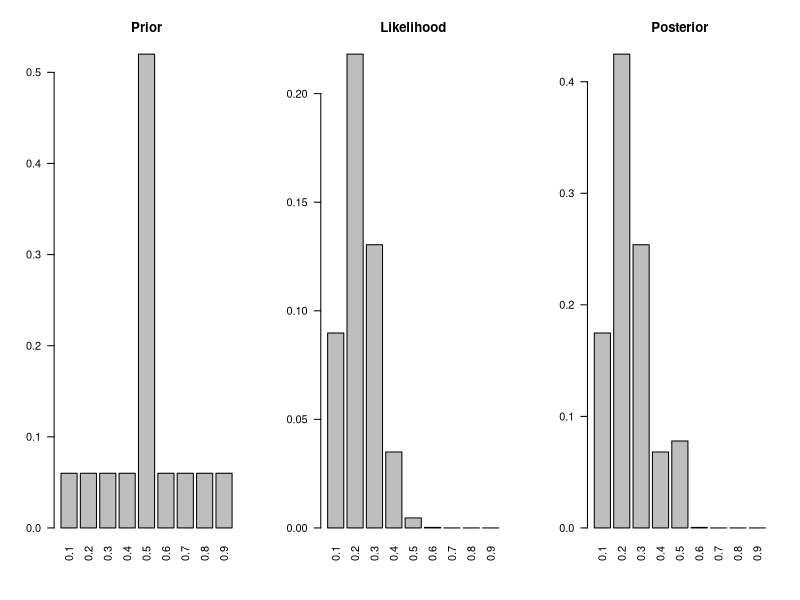
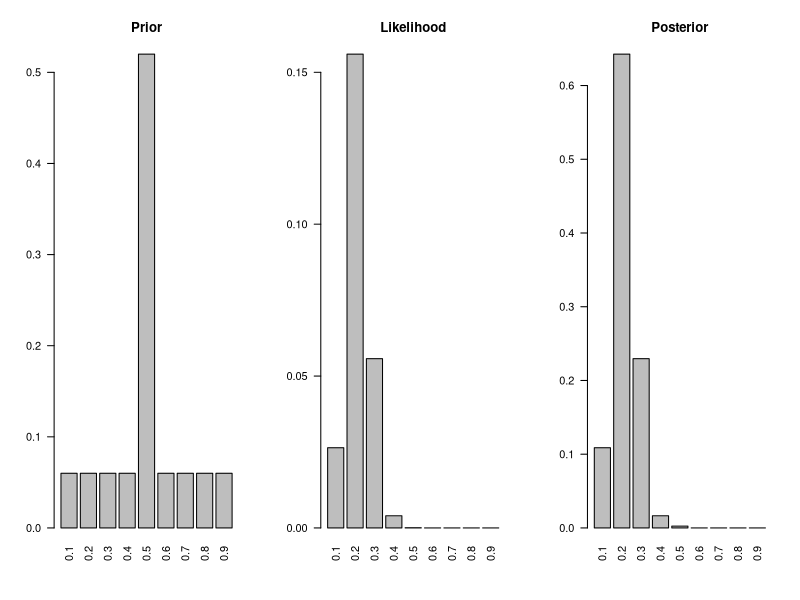
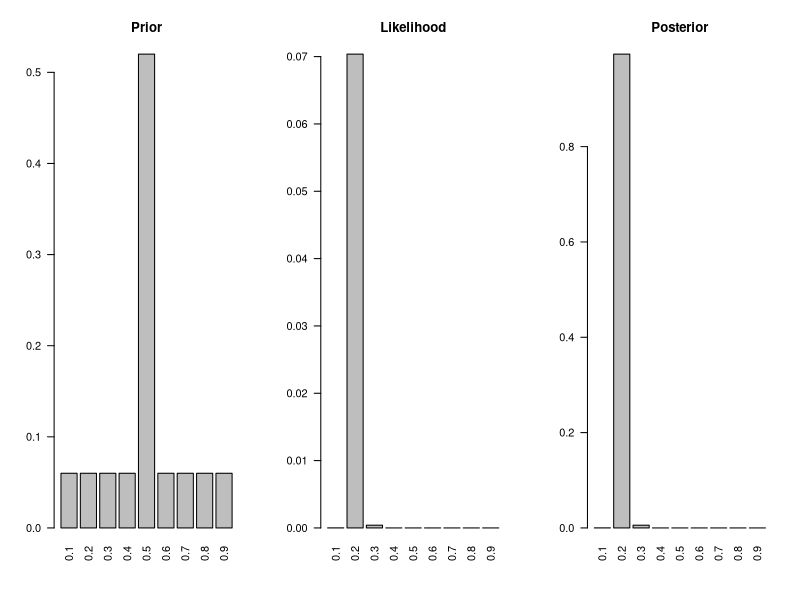

Write R code to recreate these figures, in order.
## ---- chunk 1
sum(dbinom(0:4, size = 20, p = 0.5))
## ---- chunk 2

p <- seq(from=0.1, to=0.9, by=0.1)
prior <- c(rep(0.06, 4), 0.52, rep(0.06, 4))
likelihood <- dbinom(4, size = 20, prob = p)

# posterior
numerator <- prior * likelihood
denominator <- sum(numerator)
posterior <- numerator / denominator
# sum(posterior)

temp <- matrix(c(p,
                 prior,
                 likelihood,
                 numerator,
                 posterior), 
               nrow = 5, byrow = TRUE)
rownames(temp) <- c("Model (p)", "Prior P(model)", 
                    "Likelihood P(data|model)",
                    "P(data|model) x P(model)",
                    "Posterior P(model|data)")

knitr::kable(
  x = temp,
  booktabs = TRUE,
  caption = 'Prior, likelihood, and posterior probabilities for each of the 9 models',
  digits = 4,
  format.args = list(scientific = FALSE)
)
## ---- chunk 3
par(mfrow = c(1,3), bg = NA)
barplot(prior, names.arg = p, las = 2, main = "Prior")
barplot(likelihood, names.arg = p, las = 2, main = "Likelihood")
barplot(posterior, names.arg = p, las = 2, main = "Posterior")
## ---- chunk 4
# Use the same prior in this example

# more data: x2 -----------------------------------------------------
likelihood <- dbinom(4*2, size = 20*2, prob = p)
numerator <- prior * likelihood
denominator <- sum(numerator)
posterior <- numerator / denominator

par(mfrow = c(1,3), bg = NA)
barplot(prior, names.arg = p, las = 2, main = "Prior")
barplot(likelihood, names.arg = p, las = 2, main = "Likelihood")
barplot(posterior, names.arg = p, las = 2, main = "Posterior")
## ---- chunk 5
# Use the same prior in this example

# more data: x10 ----------------------------------------------------
likelihood <- dbinom(4*10, size = 20*10, prob = p)
numerator <- prior * likelihood
denominator <- sum(numerator)
posterior <- numerator / denominator

par(mfrow = c(1,3), bg = NA)
barplot(prior, names.arg = p, las = 2, main = "Prior")
barplot(likelihood, names.arg = p, las = 2, main = "Likelihood")
barplot(posterior, names.arg = p, las = 2, main = "Posterior")
